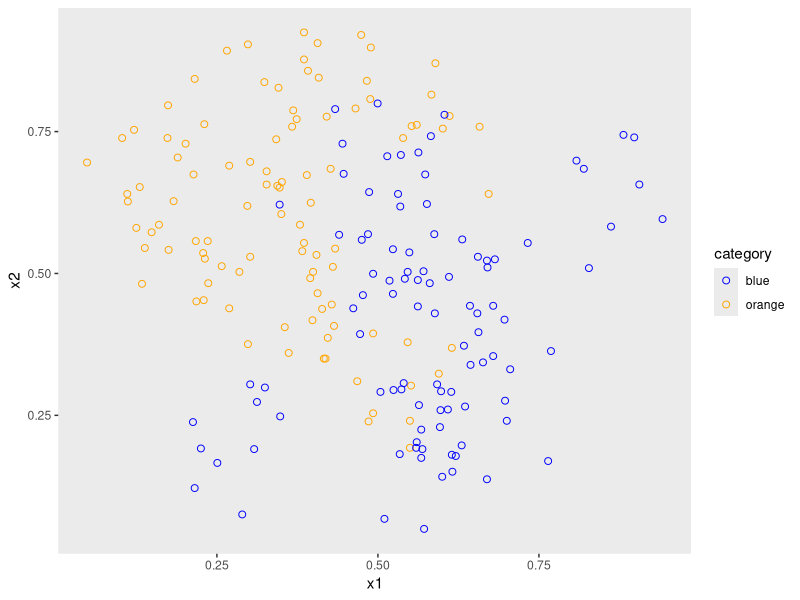

This figure's R source: (Note: this script raises an error after producing the figure.)
#' ---
#' title: "Classification in Machine Learning"
#' author: Brett Melbourne
#' date: 26 Jan 2022
#' output:
#'     github_document
#' ---

#' This example is from Chapter 2.2.3 of James et al. (2021). An Introduction to
#' Statistical Learning. It is the simulated dataset in Fig 2.13.

#+ results=FALSE, message=FALSE, warning=FALSE
library(ggplot2)
library(dplyr)

#' Orange-blue data:

orbludat <-  read.csv("data/orangeblue.csv")

orbludat %>% 
    ggplot() +
    geom_point(aes(x=x1, y=x2, col=category), shape=1, size=2) +
    scale_color_manual(values=c("blue","orange")) +
    theme(panel.grid=element_blank())


#' We'll start by expanding the capability of our KNN function to handle
#' multiple x variables and the classification case with 2 categories.

# KNN function for a data frame of x_new
# x:       x data of variables in columns (matrix, numeric)
# y:       y data, 2 categories (vector, character)
# x_new:   values of x variables at which to predict y (matrix, numeric)
# k:       number of nearest neighbors to average (scalar, integer)
# return:  predicted y at x_new (vector, character)
#

grid_x  <- expand.grid(x1=seq(0, 1, by=0.1), x2=seq(0, 1, by=0.1))
x=as.matrix(orbludat[,c("x1","x2")])
                             y=orbludat$category
                               x_new=as.matrix(grid_x)
                               k=10


knn_classify2 <- function(x, y, x_new, k) {
    category <- unique(y)
    y_int <- ifelse(y == category[1], 0, 1)
    nx <- nrow(x)
    n <- nrow(x_new)
    c <- ncol(x_new)
    p_cat2 <- rep(NA, n)
    for ( i in 1:n ) {
    #   Distance of x_new to other x (Euclidean, i.e. sqrt(a^2+b^2+..))
        x_new_m <- matrix(x_new[i,], nx, c, byrow=TRUE)
        d <- sqrt(rowSums((x - x_new_m) ^ 2))
    #   Sort y ascending by d; break ties randomly
        y_sort <- y_int[order(d, sample(1:length(d)))]
    #   Mean of k nearest y data (gives probability of category 2)
        p_cat2[i] <- mean(y_sort[1:k])
    }
    y_pred <- ifelse(p_cat2 > 0.5, category[2], category[1])
    rand_cat = sample(category, n, replace=TRUE)
    y_pred <- ifelse(abs(p_cat2 - 0.5) < 10e-12, rand_cat, y_pred)
    return(y_pred)
}

rands = ifelse(abs(p_cat2 - 0.5) < 10e-12, sample(category, n, replace=TRUE), y_pred)
zeros = abs(p_cat2 - 0.5) < 10e-12
cbind(p_cat2, y_pred, zeros, rand_cat, y_pred2)

#' Test the output of the knn_classify2 function.
nm <- matrix(runif(8),nrow=4,ncol=2)
knn_classify2(x=as.matrix(orbludat[,c("x1","x2")]),
              y=orbludat$category,
              x_new=nm, 
              k=10)

#' Plot. Use this block of code to try different values of k (i.e. different
#' numbers of nearest neighbors).

grid_x  <- expand.grid(x1=seq(0, 1, by=0.01), x2=seq(0, 1, by=0.01))
pred_category <- knn_classify2(x=as.matrix(orbludat[,c("x1","x2")]),
                               y=orbludat$category,
                               x_new=as.matrix(grid_x),
                               k=10)
preds <- data.frame(grid_x, category=pred_category)

orbludat %>% 
    ggplot() +
    geom_point(aes(x=x1, y=x2, col=category), shape=1, size=2) +
    geom_point(data=preds, aes(x=x1, y=x2, col=category), size=0.5) +
    scale_color_manual(values=c("blue","orange")) +
    theme(panel.grid=element_blank())


#' k-fold CV for KNN. Be careful not to confuse the k's!

# Function to partition a data set into random folds for cross-validation
# n:       length of dataset (scalar, integer)
# k:       number of folds (scalar, integer)
# return:  fold labels (vector, integer)
# 
random_folds <- function(n, k) {
    min_n <- floor(n / k)
    extras <- n - k * min_n
    labels <- c(rep(1:k, each=min_n),rep(seq_len(extras)))
    folds <- sample(labels, n)
    return(folds)
}

# Function to perform k-fold CV for the KNN model algorithm on the orange-blue
# data from James et al. Ch 2.
# k_cv:    number of folds (scalar, integer)
# k_knn:   number of nearest neighbors to average (scalar, integer)
# return:  CV error as error rate (scalar, numeric)
#
cv_orblu <- function(k_cv, k_knn) {
    orbludat$fold <- random_folds(nrow(orbludat), k_cv)
    e <- rep(NA, k_cv)
    for ( i in 1:k_cv ) {
        test_data <- orbludat %>% filter(fold == i)
        train_data <- orbludat %>% filter(fold != i)
        pred_category <- knn_classify2(x=as.matrix(train_data[,c("x1","x2")]),
                               y=train_data$category,
                               x_new=as.matrix(test_data[,c("x1","x2")]),
                               k=k_knn)
        e[i] <- mean( test_data$category != pred_category )
    }
    cv_error <- mean(e)
    return(cv_error)
}

#' Test the function

cv_orblu(k_cv=10, k_knn=10)
cv_orblu(k=nrow(orbludat), k_knn=10) #LOOCV

#' Explore a grid of values for k_cv and k_knn

grid <- expand.grid(k_cv=c(5,10,nrow(orbludat)), k_knn=1:16)
cv_error <- rep(NA, nrow(grid))
set.seed(6456) #For reproducible results in this text
for ( i in 1:nrow(grid) ) {
    cv_error[i] <- cv_orblu(grid$k_cv[i], grid$k_knn[i])
    print(i/nrow(grid))
}
result1 <- cbind(grid, cv_error)


#' Plot the result.

result1 %>% 
    ggplot() +
    geom_line(aes(x=k_knn, y=cv_error, col=factor(k_cv))) +
    labs(col="k_cv")

#' LOOCV (k_cv = 199) identifies the KNN model with k_knn = 4 nearest neighbors
#' as having the best predictive performance. We see again that there is a lot
#' of variance in 5-fold and 10-fold CV and so we would not want to trust a
#' single run of k-fold CV. Repeated runs of LOOCV suggest it is essentially
#' deterministic (tied distances must be rare). Let's look at 5-fold CV with
#' many replicate CV runs with random folds.

#+ results=FALSE, cache=TRUE
grid <- expand.grid(k_cv=c(5), k_knn=1:16)
reps <- 250
cv_error <- matrix(NA, nrow=nrow(grid), ncol=reps)
set.seed(8031) #For reproducible results in this text
for ( j in 1:reps ) {
    for ( i in 1:nrow(grid) ) {
        cv_error[i,j] <- cv_orblu(grid$k_cv[i], grid$k_knn[i])
    }
    print(j) #monitor
}
result2 <- cbind(grid,cv_error)
result2$mean_cv <- rowMeans(result2[,-(1:2)])

#' Plot the result.

loocv <- result1 %>% 
    filter(k_cv == nrow(orbludat))

result2 %>%
    select(k_cv, k_knn, mean_cv) %>%
    rename(cv_error=mean_cv) %>%
    rbind(.,loocv) %>% 
    ggplot() +
    geom_line(aes(x=k_knn, y=cv_error, col=factor(k_cv))) +
    labs(title=paste("Mean across",reps,"k-fold CV runs"), col="k_cv")

#' and print out to see the detailed numbers

result2 %>% 
    select(k_cv, k_knn, mean_cv) %>%
    rename(cv_error=mean_cv) %>%
    rbind(.,loocv) %>% 
    arrange(k_cv)




